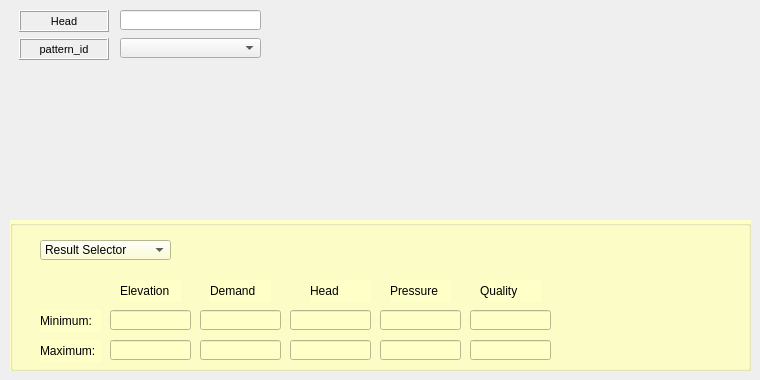
     <widget class="QWidget" name="tab_10">
      <attribute name="title">
       <string>Junction</string>
      </attribute>
      <widget class="QComboBox" name="comboBox_7">
       <property name="geometry">
        <rect>
         <x>120</x>
         <y>38</y>
         <width>141</width>
         <height>20</height>
        </rect>
       </property>
      </widget>
      <widget class="QLineEdit" name="lineEdit_6">
       <property name="geometry">
        <rect>
         <x>120</x>
         <y>10</y>
         <width>141</width>
         <height>20</height>
        </rect>
       </property>
       <property name="text">
        <string/>
       </property>
      </widget>
      <widget class="QLabel" name="label_21">
       <property name="geometry">
        <rect>
         <x>19</x>
         <y>38</y>
         <width>90</width>
         <height>22</height>
        </rect>
       </property>
       <property name="font">
        <font>
         <pointsize>8</pointsize>
        </font>
       </property>
       <property name="frameShape">
        <enum>QFrame::Box</enum>
       </property>
       <property name="frameShadow">
        <enum>QFrame::Raised</enum>
       </property>
       <property name="text">
        <string>pattern_id</string>
       </property>
       <property name="alignment">
        <set>Qt::AlignCenter</set>
       </property>
       <property name="margin">
        <number>3</number>
       </property>
      </widget>
      <widget class="QLabel" name="label_22">
       <property name="enabled">
        <bool>true</bool>
       </property>
       <property name="geometry">
        <rect>
         <x>19</x>
         <y>10</y>
         <width>90</width>
         <height>22</height>
        </rect>
       </property>
       <property name="sizePolicy">
        <sizepolicy hsizetype="Preferred" vsizetype="Preferred">
         <horstretch>0</horstretch>
         <verstretch>0</verstretch>
        </sizepolicy>
       </property>
       <property name="font">
        <font>
         <pointsize>8</pointsize>
        </font>
       </property>
       <property name="statusTip">
        <string/>
       </property>
       <property name="accessibleName">
        <string/>
       </property>
       <property name="layoutDirection">
        <enum>Qt::LeftToRight</enum>
       </property>
       <property name="autoFillBackground">
        <bool>false</bool>
       </property>
       <property name="inputMethodHints">
        <set>Qt::ImhNone</set>
       </property>
       <property name="frameShape">
        <enum>QFrame::Box</enum>
       </property>
       <property name="frameShadow">
        <enum>QFrame::Raised</enum>
       </property>
       <property name="lineWidth">
        <number>1</number>
       </property>
       <property name="midLineWidth">
        <number>0</number>
       </property>
       <property name="text">
        <string>Head</string>
       </property>
       <property name="alignment">
        <set>Qt::AlignCenter</set>
       </property>
       <property name="wordWrap">
        <bool>false</bool>
       </property>
       <property name="margin">
        <number>3</number>
       </property>
      </widget>
      <widget class="QGroupBox" name="groupBox_6">
       <property name="geometry">
        <rect>
         <x>10</x>
         <y>220</y>
         <width>741</width>
         <height>151</height>
        </rect>
       </property>
       <property name="autoFillBackground">
        <bool>false</bool>
       </property>
       <property name="styleSheet">
        <string notr="true">background-color: rgb(255, 255, 200);</string>
       </property>
       <property name="title">
        <string/>
       </property>
       <widget class="QLineEdit" name="lineEdit_99">
        <property name="geometry">
         <rect>
          <x>460</x>
          <y>120</y>
          <width>81</width>
          <height>20</height>
         </rect>
        </property>
        <property name="text">
         <string/>
        </property>
       </widget>
       <widget class="QComboBox" name="comboBox_26">
        <property name="geometry">
         <rect>
          <x>30</x>
          <y>20</y>
          <width>131</width>
          <height>20</height>
         </rect>
        </property>
        <item>
         <property name="text">
          <string>Result Selector</string>
         </property>
        </item>
       </widget>
       <widget class="QLineEdit" name="lineEdit_100">
        <property name="geometry">
         <rect>
          <x>190</x>
          <y>90</y>
          <width>81</width>
          <height>20</height>
         </rect>
        </property>
        <property name="text">
         <string/>
        </property>
       </widget>
       <widget class="QLabel" name="label_192">
        <property name="geometry">
         <rect>
          <x>30</x>
          <y>90</y>
          <width>61</width>
          <height>22</height>
         </rect>
        </property>
        <property name="font">
         <font>
          <pointsize>9</pointsize>
         </font>
        </property>
        <property name="frameShape">
         <enum>QFrame::NoFrame</enum>
        </property>
        <property name="frameShadow">
         <enum>QFrame::Plain</enum>
        </property>
        <property name="text">
         <string>Minimum:</string>
        </property>
        <property name="textFormat">
         <enum>Qt::AutoText</enum>
        </property>
        <property name="scaledContents">
         <bool>false</bool>
        </property>
        <property name="alignment">
         <set>Qt::AlignLeading|Qt::AlignLeft|Qt::AlignVCenter</set>
        </property>
        <property name="margin">
         <number>3</number>
        </property>
       </widget>
       <widget class="QLabel" name="label_193">
        <property name="geometry">
         <rect>
          <x>200</x>
          <y>60</y>
          <width>61</width>
          <height>22</height>
         </rect>
        </property>
        <property name="font">
         <font>
          <pointsize>9</pointsize>
         </font>
        </property>
        <property name="frameShape">
         <enum>QFrame::NoFrame</enum>
        </property>
        <property name="frameShadow">
         <enum>QFrame::Plain</enum>
        </property>
        <property name="text">
         <string>Demand</string>
        </property>
        <property name="textFormat">
         <enum>Qt::AutoText</enum>
        </property>
        <property name="scaledContents">
         <bool>false</bool>
        </property>
        <property name="alignment">
         <set>Qt::AlignLeading|Qt::AlignLeft|Qt::AlignVCenter</set>
        </property>
        <property name="margin">
         <number>3</number>
        </property>
       </widget>
       <widget class="QLineEdit" name="lineEdit_101">
        <property name="geometry">
         <rect>
          <x>460</x>
          <y>90</y>
          <width>81</width>
          <height>20</height>
         </rect>
        </property>
        <property name="text">
         <string/>
        </property>
       </widget>
       <widget class="QLineEdit" name="lineEdit_102">
        <property name="geometry">
         <rect>
          <x>190</x>
          <y>120</y>
          <width>81</width>
          <height>20</height>
         </rect>
        </property>
        <property name="text">
         <string/>
        </property>
       </widget>
       <widget class="QLineEdit" name="lineEdit_103">
        <property name="geometry">
         <rect>
          <x>280</x>
          <y>120</y>
          <width>81</width>
          <height>20</height>
         </rect>
        </property>
        <property name="text">
         <string/>
        </property>
       </widget>
       <widget class="QLabel" name="label_194">
        <property name="geometry">
         <rect>
          <x>110</x>
          <y>60</y>
          <width>61</width>
          <height>22</height>
         </rect>
        </property>
        <property name="font">
         <font>
          <pointsize>9</pointsize>
         </font>
        </property>
        <property name="frameShape">
         <enum>QFrame::NoFrame</enum>
        </property>
        <property name="frameShadow">
         <enum>QFrame::Plain</enum>
        </property>
        <property name="text">
         <string>Elevation</string>
        </property>
        <property name="textFormat">
         <enum>Qt::AutoText</enum>
        </property>
        <property name="scaledContents">
         <bool>false</bool>
        </property>
        <property name="alignment">
         <set>Qt::AlignLeading|Qt::AlignLeft|Qt::AlignVCenter</set>
        </property>
        <property name="margin">
         <number>3</number>
        </property>
       </widget>
       <widget class="QLabel" name="label_195">
        <property name="geometry">
         <rect>
          <x>300</x>
          <y>60</y>
          <width>61</width>
          <height>22</height>
         </rect>
        </property>
        <property name="font">
         <font>
          <pointsize>9</pointsize>
         </font>
        </property>
        <property name="frameShape">
         <enum>QFrame::NoFrame</enum>
        </property>
        <property name="frameShadow">
         <enum>QFrame::Plain</enum>
        </property>
        <property name="text">
         <string>Head</string>
        </property>
        <property name="textFormat">
         <enum>Qt::AutoText</enum>
        </property>
        <property name="scaledContents">
         <bool>false</bool>
        </property>
        <property name="alignment">
         <set>Qt::AlignLeading|Qt::AlignLeft|Qt::AlignVCenter</set>
        </property>
        <property name="margin">
         <number>3</number>
        </property>
       </widget>
       <widget class="QLineEdit" name="lineEdit_104">
        <property name="geometry">
         <rect>
          <x>280</x>
          <y>90</y>
          <width>81</width>
          <height>20</height>
         </rect>
        </property>
        <property name="text">
         <string/>
        </property>
       </widget>
       <widget class="QLineEdit" name="lineEdit_105">
        <property name="geometry">
         <rect>
          <x>370</x>
          <y>120</y>
          <width>81</width>
          <height>20</height>
         </rect>
        </property>
        <property name="text">
         <string/>
        </property>
       </widget>
       <widget class="QLineEdit" name="lineEdit_106">
        <property name="geometry">
         <rect>
          <x>100</x>
          <y>90</y>
          <width>81</width>
          <height>20</height>
         </rect>
        </property>
        <property name="text">
         <string/>
        </property>
       </widget>
       <widget class="QLabel" name="label_196">
        <property name="geometry">
         <rect>
          <x>30</x>
          <y>120</y>
          <width>61</width>
          <height>22</height>
         </rect>
        </property>
        <property name="font">
         <font>
          <pointsize>9</pointsize>
         </font>
        </property>
        <property name="frameShape">
         <enum>QFrame::NoFrame</enum>
        </property>
        <property name="frameShadow">
         <enum>QFrame::Plain</enum>
        </property>
        <property name="text">
         <string>Maximum:</string>
        </property>
        <property name="textFormat">
         <enum>Qt::AutoText</enum>
        </property>
        <property name="scaledContents">
         <bool>false</bool>
        </property>
        <property name="alignment">
         <set>Qt::AlignLeading|Qt::AlignLeft|Qt::AlignVCenter</set>
        </property>
        <property name="margin">
         <number>3</number>
        </property>
       </widget>
       <widget class="QLabel" name="label_197">
        <property name="geometry">
         <rect>
          <x>380</x>
          <y>60</y>
          <width>61</width>
          <height>22</height>
         </rect>
        </property>
        <property name="font">
         <font>
          <pointsize>9</pointsize>
         </font>
        </property>
        <property name="frameShape">
         <enum>QFrame::NoFrame</enum>
        </property>
        <property name="frameShadow">
         <enum>QFrame::Plain</enum>
        </property>
        <property name="text">
         <string>Pressure</string>
        </property>
        <property name="textFormat">
         <enum>Qt::AutoText</enum>
        </property>
        <property name="scaledContents">
         <bool>false</bool>
        </property>
        <property name="alignment">
         <set>Qt::AlignLeading|Qt::AlignLeft|Qt::AlignVCenter</set>
        </property>
        <property name="margin">
         <number>3</number>
        </property>
       </widget>
       <widget class="QLineEdit" name="lineEdit_107">
        <property name="geometry">
         <rect>
          <x>100</x>
          <y>120</y>
          <width>81</width>
          <height>20</height>
         </rect>
        </property>
        <property name="text">
         <string/>
        </property>
       </widget>
       <widget class="QLineEdit" name="lineEdit_108">
        <property name="geometry">
         <rect>
          <x>370</x>
          <y>90</y>
          <width>81</width>
          <height>20</height>
         </rect>
        </property>
        <property name="text">
         <string/>
        </property>
       </widget>
       <widget class="QLabel" name="label_198">
        <property name="geometry">
         <rect>
          <x>470</x>
          <y>60</y>
          <width>61</width>
          <height>22</height>
         </rect>
        </property>
        <property name="font">
         <font>
          <pointsize>9</pointsize>
         </font>
        </property>
        <property name="frameShape">
         <enum>QFrame::NoFrame</enum>
        </property>
        <property name="frameShadow">
         <enum>QFrame::Plain</enum>
        </property>
        <property name="text">
         <string>Quality</string>
        </property>
        <property name="textFormat">
         <enum>Qt::AutoText</enum>
        </property>
        <property name="scaledContents">
         <bool>false</bool>
        </property>
        <property name="alignment">
         <set>Qt::AlignLeading|Qt::AlignLeft|Qt::AlignVCenter</set>
        </property>
        <property name="margin">
         <number>3</number>
        </property>
       </widget>
      </widget>
     </widget>
